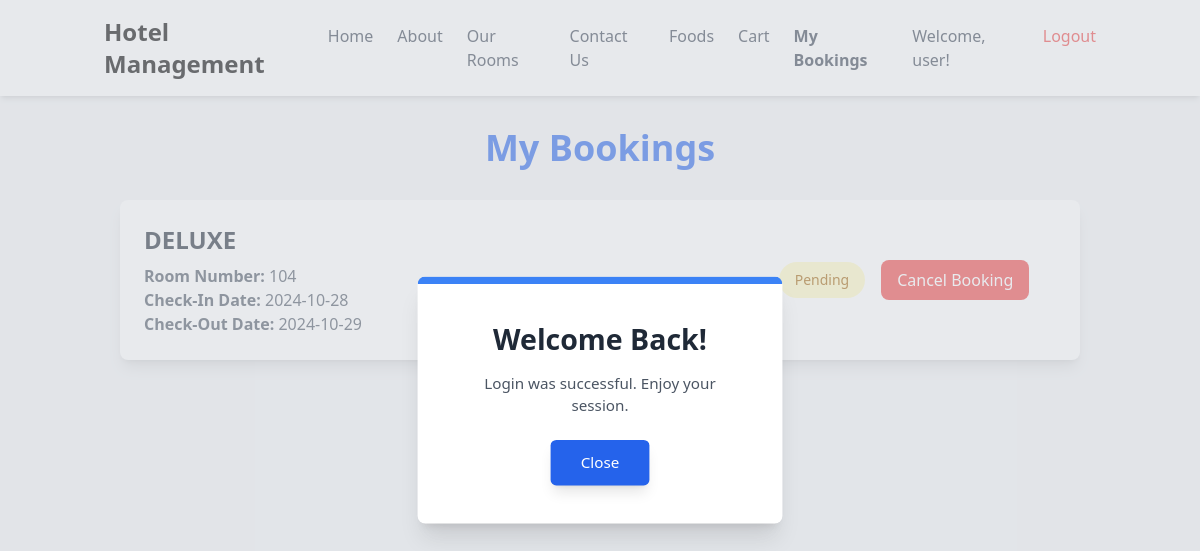
Screenshot of /my_bookings.php (signed in) with the database file from the repository.
### tables this page shows
CREATE TABLE `reservations` (
  `id` int(11) NOT NULL,
  `guest_name` varchar(100) NOT NULL,
  `room_id` int(11) NOT NULL,
  `check_in_date` date NOT NULL,
  `check_out_date` date NOT NULL,
  `booking_date` timestamp NOT NULL DEFAULT current_timestamp(),
  `status` enum('Pending','Confirmed') DEFAULT 'Pending',
  `room_number` varchar(50) DEFAULT NULL,
  `user_id` int(11) DEFAULT NULL
);

CREATE TABLE `rooms` (
  `id` int(11) NOT NULL,
  `room_number` varchar(10) NOT NULL,
  `room_type` varchar(50) NOT NULL,
  `price` decimal(10,2) NOT NULL,
  `availability` enum('available','not available') NOT NULL,
  `image_url` varchar(255) NOT NULL
);

### my_bookings.php (the view, shortened to what this page needs)
<?php
$user_id = $_SESSION['user_id'];
include('db_connection.php');
$sql = "SELECT reservations.*, rooms.room_type, rooms.room_number FROM reservations
JOIN rooms ON reservations.room_id = rooms.id
WHERE reservations.user_id = " . intval($user_id);
$result = mysqli_query($conn, $sql);
?>
<!DOCTYPE html>
<html lang="en">
<head>
  <script src="https://cdn.tailwindcss.com"></script>
</head>
<body class="bg-gray-100">
  <?php include 'navbar.php'; ?>
  <div class="container mx-auto p-8">
    <h1 class="text-4xl font-bold mb-8 text-center text-blue-600">My Bookings</h1>
    <?php if (mysqli_num_rows($result) > 0) { ?>
      <ul class="space-y-6">
        <?php while ($booking = mysqli_fetch_assoc($result)) { ?>
          <li class="bg-white p-6 rounded-lg shadow-lg transition-transform hover:scale-105 duration-300">
            <div class="flex flex-col md:flex-row justify-between items-center">
              <div class="text-left md:w-2/3">
                <h2 class="text-2xl font-semibold text-gray-800 mb-2">
                  <?php echo htmlspecialchars(strtoupper($booking['room_type'])); ?>
                </h2>
                <p class="text-gray-600">
                  <strong>Room Number:</strong> <?php echo htmlspecialchars($booking['room_number']); ?>
                </p>
                <p class="text-gray-600">
                  <strong>Check-In Date:</strong> <?php echo htmlspecialchars($booking['check_in_date']); ?>
                </p>
                <p class="text-gray-600">
                  <strong>Check-Out Date:</strong> <?php echo htmlspecialchars($booking['check_out_date']); ?>
                </p>
              </div>
              <div class="mt-4 md:mt-0 md:w-1/3 text-center flex items-center justify-center gap-4 ">
                <span
                  class="px-4 py-2 rounded-full text-sm font-medium <?php echo ($booking['status'] == 'Confirmed') ? 'bg-green-100 text-green-700' : 'bg-yellow-100 text-yellow-700'; ?>">
                  <?php echo htmlspecialchars($booking['status']); ?>
                </span>
                <?php if ($booking['status'] == 'Pending') { ?>
                  <button type="button" class="px-4 py-2 bg-red-500 text-white rounded-lg hover:bg-red-600 transition-colors "
                    onclick="confirmCancellation(<?php echo htmlspecialchars($booking['id']); ?>)">
                    Cancel Booking
                  </button>
                <?php } ?>
              </div>
            </div>
          </li>
        <?php } ?>
      </ul>
    <?php } else { ?>
      <p class="text-center text-xl text-gray-500">You don't have any bookings yet.</p>
    <?php } ?>
  </div>
</body>
</html>

### rows the page displays
reservations: room.room_type "DELUXE", room.room_number "104", check_in_date "2024-10-28", check_out_date "2024-10-29", status "Pending"

### other values shown
$_SESSION['username'] "user"
